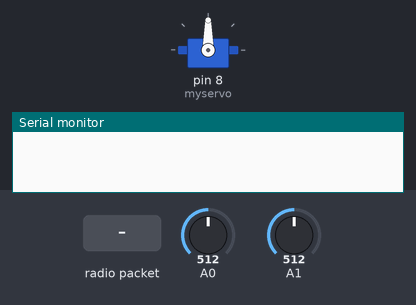
The sketch below on a simulated Arduino Uno, built with avr-gcc and run on an emulated ATmega328P. Shown: servo, the last lines printed to the serial monitor. The inputs (shaded band) are chosen by the test bench; at power-on: A0 = 512, A1 = 512. No radio packets arrive unless stated.

Above: at 1.2 s.
1.3 s: radio packet "changestate" arrives
At 2.1 s:
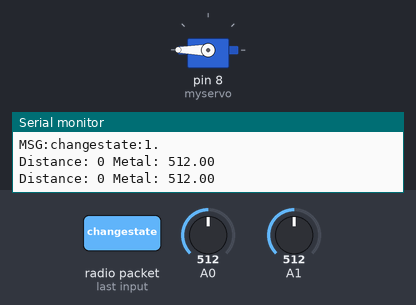
Timing chart, 0 to 4.3 s (numbered marks = the images above; inputs shaded):
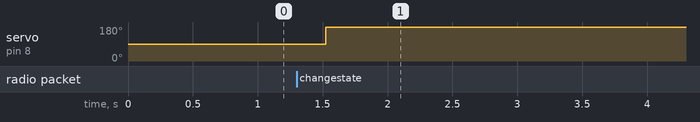

The sketch:

transmitter.ino
```cpp
#include <Servo.h>
#include <SoftwareSerial.h>
#include <SPI.h>
#include "TFMini.h"   //We used this library for Lidar sensor.
//We used these two libraries to NRF24L01 (communication).
#include <nRF24L01.h>
#include <RF24.h>

Servo myservo;
SoftwareSerial SerialTFMini(2, 3);  // RX, TX
TFMini tfmini;

#define CE_PIN 9
#define CSN_PIN 10

RF24 radio(CE_PIN, CSN_PIN);
const byte address[][6] = { "00001", "00002" };


int pos = 0;
int distance = 0;
int adcVal = 0;
int adcVal2 = 0;
float reference = 0;
float val = 0;

//0 - During the takeoff
//1 - During the flight.
//2 - During the landing.
int state = 0;
char msg[32];

void setup() {
  Serial.begin(115200);
  radio.begin();
  radio.openWritingPipe(address[1]);
  radio.openReadingPipe(0, address[0]);

  radio.setPALevel(RF24_PA_HIGH);
  radio.setDataRate(RF24_2MBPS);

  myservo.attach(8);   //We connect the servo motor to the pin 8 on arduino uno(transmitter).
  SerialTFMini.begin(115200);   // Start SoftwareSerial port for TFMini
  tfmini.begin(&SerialTFMini);  // Start TFMini sensor
  radio.setPALevel(RF24_PA_HIGH);
}
void getTFminiData(int* distance) {
  static char i = 0;
  char j = 0;
  int checksum = 0;
  static int rx[9];
  //Distance sensor (Lidar) code.
  while (SerialTFMini.available()) {
    rx[i] = SerialTFMini.read();
    if (rx[0] != 0x59) {
      i = 0;
    } else if (i == 1 && rx[1] != 0x59) {
      i = 0;
    } else if (i == 8) {
      for (j = 0; j < 8; j++) {
        checksum += rx[j];
      }
      if (rx[8] == (checksum % 256)) {
        *distance = rx[2] + rx[3] * 256;
      }
      i = 0;
    } else {
      i++;
    }
  }
  delay(100);
}

void CheckState() {
  delay(5);
  radio.startListening();
  delay(100);
  if (radio.available() || radio.available() || radio.available() || radio.available()) {
    Serial.println("MSG:changestate:");

    radio.read(&msg, 32);
    String str(msg);
    Serial.println("MSG:changestate:" + String(state) + ".");

    str.replace("\n", "");
    str.replace("\r", "");
    String key, value;
    if (str.indexOf(":") > 0) {
      key = str.substring(0, str.indexOf(":"));
      value = str.substring(str.indexOf(":") + 1);
    } else {
      key = str;
      value = 1;
    }
    if (key == "changestate") {
      state = value.toInt();
      Serial.println("MSG:changestate:" + String(state) + ".");
    }
    radio.stopListening();
    delay(5);
    radio.write(&msg, sizeof(msg));
  }
  delay(5);
  radio.stopListening();
  delay(5);
}

void loop() {
  CheckState();


  if (state == 0) {
    myservo.detach();
    delay(100);
  } else if (state == 1) {
    adcVal = analogRead(0);
    adcVal2 = analogRead(1);
    val = (adcVal2 + adcVal) / 2;
    getTFminiData(&distance);
    float dataToSend[2] = { val, (float)distance };
    radio.write(&dataToSend, sizeof(dataToSend));
    if (distance > 50) {
      myservo.attach(8);
      myservo.write(0);
      getTFminiData(&distance);

    } else if (distance <= 50 && distance >= 30) {

      myservo.detach();   //To stop the servo motor.

    } else {
      myservo.attach(8);
      myservo.write(180);
      getTFminiData(&distance);
    }
    Serial.println("Distance: " +String(distance)+ " Metal: "+String(val));

  } else if (state == 2) {
    myservo.attach(8);
    myservo.write(180);
  }
}
```

Measured:
- after the input at 1.3 s, servo on pin 8 (myservo): 90° → 180° after 0.22 s
